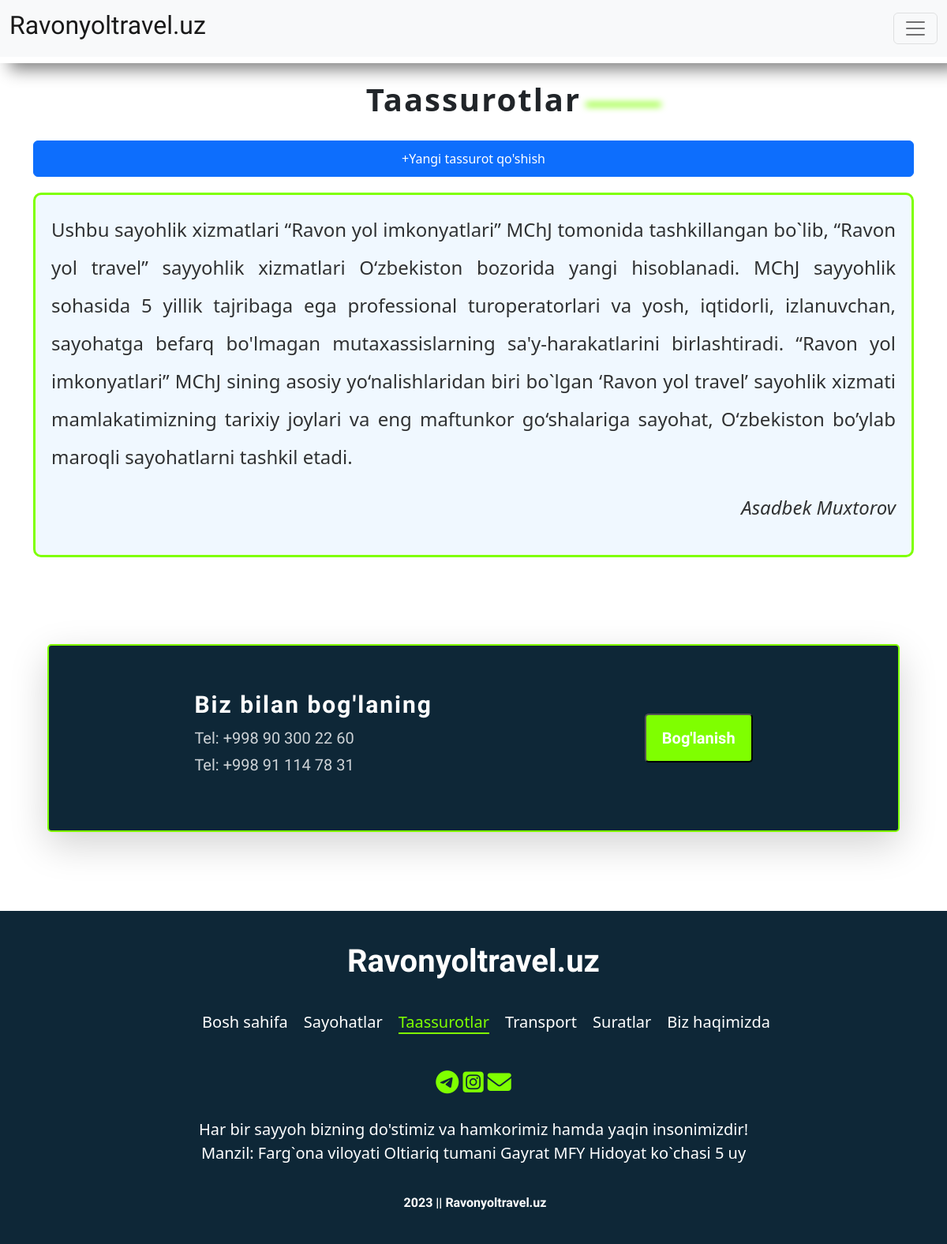
Screenshot of /fikrlar/ with the database file from the repository.
### mainapp/models.py (models this page shows, shortened)
class Fikrlar(models.Model):
    name = models.CharField(max_length=70, verbose_name='Ism, familiyangizni kiriting: ')
    text = models.TextField(max_length=300, verbose_name='Fikrlaringizni kiriting: ')
    class Fikrlar:
        verbose_name = "Fikr"
        verbose_name_plural = "Fikrlar"

### mainapp/views.py (the view)
# urls.py: path('fikrlar/', CommentPagesView.as_view(), name='fikrlar'),
class CommentPagesView(ListView):
    model = Fikrlar
    template_name = 'fikrlar.html'

### templates/fikrlar.html (shortened to what this page needs)
{% extends 'base.html' %}
{% load static %}
{% block link %} {% static 'css/fikrlar.css' %} {% endblock link %}
{% block content %}
<div class="fikrlar">
    <div class="container-lg">
        <div class="title">
            <h1>
                Taassurotlar <span class="blur-line"></span>
            </h1>
        </div>
        <div class="fikr_button">
            <a class="btn btn-primary" href=" {% url 'fikrlar_new' %}">
                +Yangi tassurot qo'shish
            </a>
        </div>
        {% for fikr in object_list %}
      <div class="fikr-box">
        <p class = "fikr_text desription-p">
            {{ fikr.text }}
        </p>
        <p class="fikr_name desription-p">
            {{ fikr.name | title }}
        </p>
      </div>
        {% endfor %}
    </div>
</div>
{% endblock content %}

### static/css/fikrlar.css (style rules this page uses)
.fikrlar, .fikr_new { padding-top: 106px !important; }
.fikrlar .desription-p { text-align: justify; text-justify: inter-word; }
.fikr_name { text-align: right !important; font-style: italic; }
.fikr-box { background-color: aliceblue; padding: 20px; margin-bottom: 10px; border-radius: 10px; border: 3px solid chartreuse }
.fikr_button { text-align: center; margin-bottom: 20px; }
.fikr_button a { width: 100%; padding: 10px; }

### static/css/shared.css (style rules this page uses)
body { font-family: 'Exo 2',sans-serif; }
.title h1 { text-align: center; font-size: 2.5rem; font-weight:600; letter-spacing: 2px; line-height: 1; position: relative; margin-bottom: 2rem; width: 100%; }
.desription-p { font-size: 1.5rem; line-height: 2; letter-spacing: 2; color: #000; opacity: 0.8; width: 100%; }
.blur-line { display: inline-block; margin-left: 0.375rem; margin-right: 0.375rem; width: 6rem; height: 0.3rem; background-color: chartreuse; filter: blur(4px); border-radius: 4px; position: absolute; top:1.5rem; }

### rows the page displays
Fikrlar: text "Ushbu sayohlik xizmatlari “Ravon yol imkonyatlari” MChJ tomonida tashkillangan bo`lib, “Ravon yol travel” sayyohlik xizmatlari O‘zbekiston bozorida yangi hisoblanadi. MChJ sayyohlik sohasida 5 yillik tajribaga ega professional turoperatorlari va yosh, iqtidorli, izlanuvchan, sayohatga befarq bo'lmagan mutaxassislarning sa'y-harakatlarini birlashtiradi. “Ravon yol imkonyatlari” MChJ sining asosiy yo‘nalishlaridan biri bo`lgan ‘Ravon yol travel’ sayohlik xizmati mamlakatimizning tarixiy joylari va eng maftunkor go‘shalariga sayohat, O‘zbekiston bo’ylab maroqli sayohatlarni tashkil etadi.", name "Asadbek Muxtorov"
